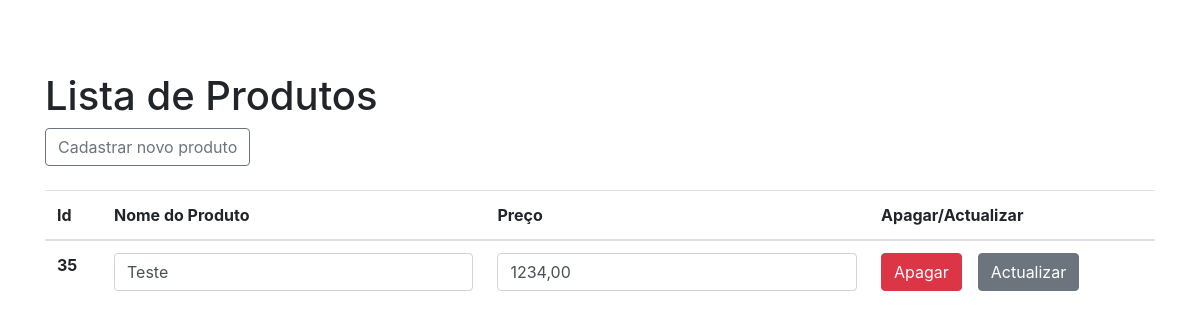
The page /loja/ on the database as committed earlier.
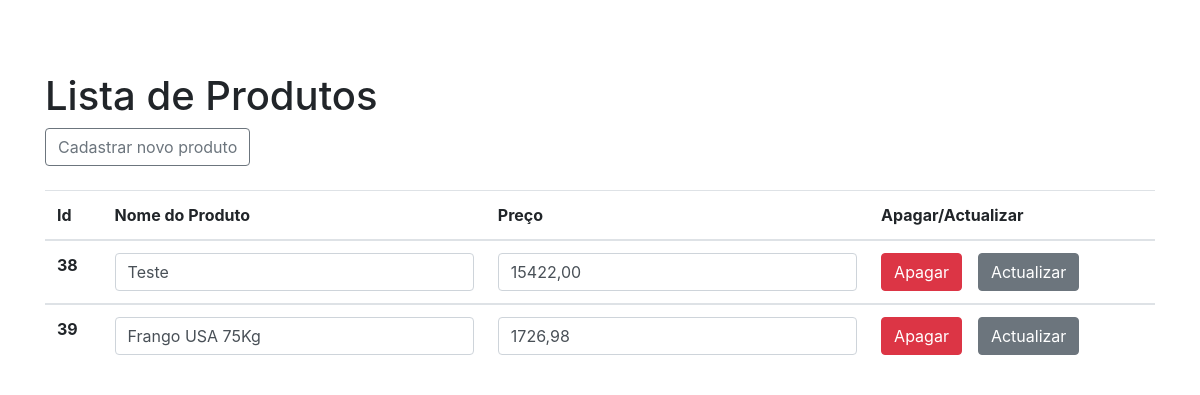
The same page on the database as committed later.
### produtos/models.py (models this page shows)
class Produto(models.Model):
     nome = models.CharField(max_length=100)
     preco = models.DecimalField(max_digits=10, decimal_places=2)

### produtos/views.py (the view)
# urls.py: path('', views.visualizar_produtos, name='visualizar_produtos'),
def visualizar_produtos(request):
    produtos = Produto.objects.all()
    return render(request, 'loja.html', {'produtos': produtos})

### produtos/templates/loja.html (shortened to what this page needs)
<!DOCTYPE html>
<html lang="pt-AO">
  <head>
    <link
      rel="stylesheet"
      href="https://cdn.jsdelivr.net/npm/bootstrap@4.0.0/dist/css/bootstrap.min.css"
    />
  </head>
  <body>
    <br></br>
    <div class="container mt-4">
      <h1>Lista de Produtos</h1>
      <a class="btn btn-outline-secondary" href="{% url 'cadastrar_produto' %}">Cadastrar novo produto</a>
      <br></br>
      <table class="table">
        <thead>
          <tr>
            <th scope="col">Id</th>
            <th scope="col">Nome do Produto</th>
            <th scope="col">Preço</th>
            <th scope="col">Apagar/Actualizar</th>
          </tr>
        </thead>
        {%for produto in produtos %}
        <tbody>
          <tr>
            <th scope="row">{{ produto.id }}</th>
              <form action="{%url 'editar_produto' produto.id%}" method="post">
                <td><input class="form-control" type="text" name="nome_do_produto" value="{{ produto.nome }}"></td>
                <td><input class="form-control" type="text" name='preco_do_produto' value="{{ produto.preco }}"></td>
                <td><a class="btn btn-danger" href="{% url 'apagar_produto' produto.id %} ">Apagar</a><input type="submit" value="Actualizar" class="btn btn-secondary ml-3"></td>
              </form>
          </tr>
          {% empty %}
            <tr>
              <td colspan="4" class="text-center text-secondary font-weight-bold" style="font-size: 18px; background-color: #a8a8a83a;">
                Nenhum produto cadastrado.
              </td>
            </tr>
          {% endfor %}
        </table>
    </div>
  </body>
</html>

Rows that differ between the two databases and show on the page:
removed Produto: id "35", nome_do_produto "Teste", preco_do_produto "1234,00"
added Produto: id "38", nome_do_produto "Teste", preco_do_produto "15422,00"
added Produto: id "39", nome_do_produto "Frango USA 75Kg", preco_do_produto "1726,98"
